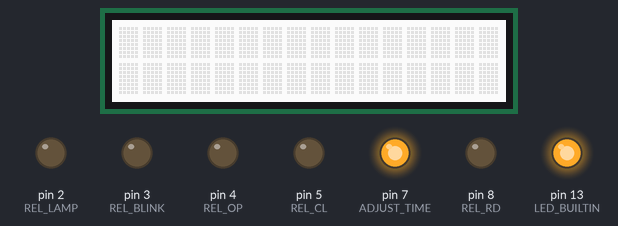
Bench run of a sketch on a simulated Arduino Uno, built with avr-gcc and run on an emulated ATmega328P. Shown: 16×2 character LCD, output pins drawn as LEDs (lit = HIGH). The local clock reads 2024-03-15 10:24:30 at power-on unless the sketch sets it; pins used as bus, display or sensor lines are not drawn.

Above: at 0.1 s.
At 0.7 s:
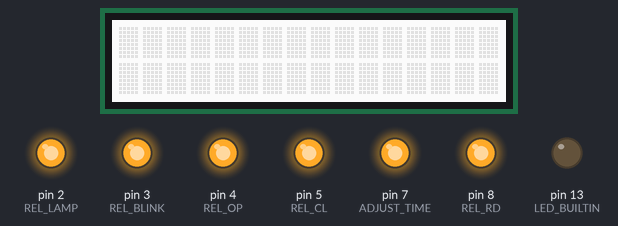
Timing chart, 0 to 2.2 s (numbered marks = the images above):
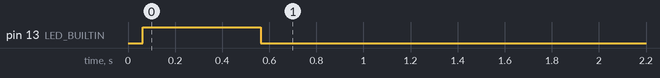

The sketch:

chicken_rtc_test.ino
```cpp
/*
  Consolidated "Smart Door" Sketch with RTC Stuck Check
  -----------------------------------------------------
  - Polls RTC and sensors once per minute (blocking)
  - Median filter on temperature
  - Zero-padded time for RTC
  - Sunrise/sunset daily update
  - Two Serial lines per cycle:
       1) Sensor values
       2) RTC time, sunrise, sunset
  - Checks if RTC time has not advanced => attempt re-init + forced reset
*/

#include <Wire.h>
#include <RTClib.h>
#include <rgb_lcd.h>
#include <math.h>
#include <stdio.h>
// ---------------------------------------------------------------------------
// Pin Definitions
// ---------------------------------------------------------------------------
RTC_DS3231 rtc;   // SDA (A4), SCL (A5)
rgb_lcd lcd;       // same lines as RTC (I2C bus)

#define REL_LAMP    2   // Relay for heating lamp
#define REL_BLINK   3   // Relay for blinking light
#define REL_OP      4   // Relay to open the door
#define REL_CL      5   // Relay to close the door
#define CL_SENS     6   // Closed-limit switch
#define ADJUST_TIME 7   // Pin used to adjust time
#define REL_RD      8   // Relay for radio or motion sensor light
#define OP_SENS     9   // Open-limit switch
#define RESET_PIN   12  // If pulled LOW => hardware reset (wired to Arduino RST)

#define TEMP_SENS   A1  // Temperature sensor analog pin
#define LIGHT_SENS  A2  // Light sensor analog pin

// ---------------------------------------------------------------------------
// Operational Parameters
// ---------------------------------------------------------------------------
#define test_mode   0   // If >0, some debug / test behavior
#define sens        1   // Hysteresis threshold for sensors (unused here)
#define criticalT   4   // Temp in °C below which lamp is turned on
#define DAWN        80  // Light sensor threshold for dawn
#define DAY         600 // Light threshold for day
#define buff        90 // Buffer (minutes) around sunrise/sunset

// Relay logic
#define inv_rel     1   // If 1, relay ON = LOW, OFF = HIGH
#define T_MOT       20  // Time for motor to fully open/close (seconds)
#define second_1    1000// 1 second in ms
#define RPT         5 // the repetition for dawn


// Sunrise/sunset location/timezone
double lat = 47.3739;
double lon = 8.5451;
int    tz  = 2;       // base timezone offset
int    spring = 86;   // DOY for daylight saving start
int    fall   = 304;  // DOY for daylight saving end

// Sunrise/sunset (minutes from midnight)
int srise = 0;
int sset  = 0;

// Additional
int lampState    = 0;   // 0 = off, 1 = on
int v_on, v_off;        // Relay signals for ON/OFF
int day_ct       = 0;   // times we have read 'day' in a row
int count        = 0;   // how many times we see “dawn”
float t;
int limitReached = -1;

// We'll keep final computed temp & light globally
int currentLightVal = 0;

// day-part enum
enum timeofday { night_, dawn_, day_, sundown_, dusk_, between_states_ };
timeofday currentState = between_states_;

// For daily sunrise/sunset updates
int lastCalculatedDay = -1; // store the day-of-year last updated

// ---------------------------------------------------------------------------
// For "RTC stuck" detection
// ---------------------------------------------------------------------------
uint32_t lastValidUnix = 0; // store last successful unixtime

// for serial command handling
#define MAX_COMMAND_LENGTH 10
// for serial command handling
#define MAX_COMMAND_LENGTH 10
char inputBuffer[MAX_COMMAND_LENGTH];
int inputPos = 0;

// ---------------------------------------------------------------------------
// Utility: Return the day of year
// ---------------------------------------------------------------------------
int check_date(DateTime now) {
  int day_t = now.day();
  int feb = 28;
  int year = now.year();

  // leap year check
  if ((year % 4 == 0 && year % 100 != 0) || (year % 400 == 0)) {
    feb = 29;
  }

  switch (now.month()) {
    case 1:  break;
    case 2:  day_t += 31;                break;
    case 3:  day_t += 31 + feb;          break;
    case 4:  day_t += 31 + feb + 31;     break;
    case 5:  day_t += 31 + feb + 31 + 30; break;
    case 6:  day_t += 31 + feb + 31 + 30 + 31; break;
    case 7:  day_t += 31 + feb + 31 + 30 + 31 + 30; break;
    case 8:  day_t += 31 + feb + 31 + 30 + 31 + 30 + 31; break;
    case 9:  day_t += 31 + feb + 31 + 30 + 31 + 30 + 31 + 31; break;
    case 10: day_t += 31 + feb + 31 + 30 + 31 + 30 + 31 + 31 + 30; break;
    case 11: day_t += 31 + feb + 31 + 30 + 31 + 30 + 31 + 31 + 30 + 31; break;
    case 12: day_t += 31 + feb + 31 + 30 + 31 + 30 + 31 + 31 + 30 + 31 + 30; break;
  }
  return day_t;
}

// ---------------------------------------------------------------------------
// Sunrise/Sunset Calculation
// ---------------------------------------------------------------------------
void sun_time(double LAT, double LON, int &TZ, DateTime now) {
  int day_y = now.unixtime() / 86400L;  // days since 1970
  int day_t = check_date(now);          // day of year

  // Adjust for daylight saving if outside [spring..fall]
  int localTZ = TZ;
  if (day_t < spring || day_t > fall) {
    localTZ = TZ - 1;
  }

  double j_day = double(day_y) + 25569.0 + 2415018.5
                 + (now.hour() / 24.0 + now.minute() / 1440.0)
                 - double(localTZ) / 24.0;
  double j_cen = (j_day - 2451545) / 36525.0;
  double moe = 23 + (26 + ((21.448 - j_cen * (46.815 + j_cen * (0.00059 -
                    j_cen * 0.001813)))) / 60.0) / 60.0;

  double gmas = 357.52911 + j_cen * (35999.05029 - (0.0001537 * j_cen));

  auto rads = [](double x){ return x * 3.14159265358979 / 180.0; };
  auto degs = [](double x){ return x * 180.0 / 3.14159265358979; };

  double sec = sin(rads(gmas)) * (1.914602 - j_cen*(0.004817 + 0.000014*j_cen))
               + sin(rads(2*gmas))*(0.019993 - 0.000101*j_cen)
               + sin(rads(3*gmas))*0.000289;
  double gml = fmod(280.46646 + j_cen*(36000.76983 + 0.0003032*j_cen), 360.0);
  double stl = gml + sec;
  double oc  = moe + 0.00256*cos(rads(125.04 - 1934.136*j_cen));
  double sal = stl - 0.00569 - 0.00478*sin(rads(125.04 - 1934.136*j_cen));
  double sd  = degs(asin(sin(rads(oc)) * sin(rads(sal))));
  double eeo = 0.016708634 - j_cen*(0.000042037 + 0.0000001267*j_cen);
  double y   = tan(rads(oc/2.0))*tan(rads(oc/2.0));
  double eqtime = 4.0 * degs(y*sin(2.0*rads(gml))
                   - 2.0*eeo*sin(rads(gmas))
                   + 4.0*eeo*y*sin(rads(gmas))*cos(2.0*rads(gml))
                   - 0.5*y*y*sin(4.0*rads(gml))
                   - 1.25*eeo*eeo*sin(2.0*rads(gmas)));

  int noon = int(720 - 4*LON - eqtime + localTZ*60);
  double ha = degs(acos(cos(rads(90.833)) / (cos(rads(LAT)) * cos(rads(sd)))
                  - tan(rads(LAT))*tan(rads(sd))));
  srise = noon - (int)(ha*4);
  sset  = noon + (int)(ha*4);
}

// Read Light (simple averaging)
// ---------------------------------------------------------------------------
int readLightSensor(int samples, int delayMs) {
  long sum = 0;
  for (int i = 0; i < samples; i++) {
    sum += analogRead(LIGHT_SENS);
    delay(delayMs);
  }
  return sum / samples;
}

// ---------------------------------------------------------------------------
// Turn Lamp On/Off
// ---------------------------------------------------------------------------
void TempLamp() {
  if (t <= criticalT) {
    digitalWrite(REL_LAMP, v_on);
    lampState = 1;
  } else {
    digitalWrite(REL_LAMP, v_off);
    lampState = 0;
  }
}

// ---------------------------------------------------------------------------
// Door Control
// ---------------------------------------------------------------------------
void Door(const char* state){
  int SENS, REL, LIM;
  int consRead = 0;
  int FREE = 0;
  int END = 1;
  if (state=="close") {
    SENS = CL_SENS;
    REL  = REL_CL;
    LIM = 0;
  }
  else if (state=="open"){
    SENS = OP_SENS;
    REL  = REL_OP;
    LIM = 1;
  }
  digitalWrite(REL, v_on);
    while (true) {
      digitalWrite(REL, v_on);
      delay(50);
      if (digitalRead(SENS) == END){
        consRead++;
      }else{
	consRead = 0;
      }
      if (consRead >= 3){
	limitReached = LIM;
	break;
	}
    }
  digitalWrite(REL, v_off);
}

// ---------------------------------------------------------------------------
// Return door state: 0 = closed, 1 = open, -1 = unknown
// ---------------------------------------------------------------------------
int doorState() {
  if (limitReached == 0) {
    return 0; // closed
  }
  else if (limitReached == 1) {
    return 1; // open
  }
  return -1;  // partial or error
}

// ---------------------------------------------------------------------------
// Determine time of day
// ---------------------------------------------------------------------------
enum timeofday checktime(DateTime now) {
  int tm_mins = now.hour()*60 + now.minute();

  if ((tm_mins > (sset + (buff))) || (tm_mins < (srise - buff))) {
    day_ct = 0;
    count = 0;
    return night_;
  }
  else if (tm_mins >= (srise - buff) && tm_mins <= (srise + buff)) {
    if (currentLightVal > DAWN) {
      if (count < RPT) {
        count ++;
      }
      day_ct = 0;
      return dawn_;
    } else {
      count = 0;
      day_ct = 0;
      return night_;
    }
  }
  else if (tm_mins > (srise + buff) && tm_mins < (sset - buff)) {
    day_ct++;
    count = 0;
    return day_;
  }
  else if (tm_mins >= (sset - buff)) {
    if (currentLightVal > DAWN) {
      day_ct = 0;
      return sundown_;
    } else {
      if (limitReached == 1) {
        day_ct = 0;
        return dusk_;
      } else {
        day_ct = 0;
        return night_;
      }
    }
  }
  return between_states_;
}

// ---------------------------------------------------------------------------
// Blink the built-in LED
// ---------------------------------------------------------------------------
void ledBlink(int onMs, int offMs) {
  digitalWrite(LED_BUILTIN, HIGH);
  delay(onMs);
  digitalWrite(LED_BUILTIN, LOW);
  delay(offMs);
}

// ---------------------------------------------------------------------------
// Night blink on external relay
// ---------------------------------------------------------------------------
void nightBlink(int durationSec) {
  digitalWrite(REL_BLINK, v_on);
  delay(durationSec * 1000UL);
  digitalWrite(REL_BLINK, v_off);
}

// ---------------------------------------------------------------------------
// Print sensor values on one line, and time info on the next line
// Also displays time info on the LCD
// ---------------------------------------------------------------------------
void printTimes(DateTime now) {
  int door_status = doorState();
  // --- LCD update (2 lines) ---
  lcd.setRGB(0, 255, 0);
  lcd.clear();
  lcd.setCursor(0, 0);

  // Buffers for LCD lines
  char buffTop[16];
  char buffBot[16];

  // Zero-padded HH:MM
  snprintf(buffTop, sizeof(buffTop),
           "%02d:%02d L%03dD%dT%02d",
           now.hour(), now.minute(), currentLightVal, door_status, t);

  snprintf(buffBot, sizeof(buffBot),
           "SR%02d:%02dSD%02d:%02d",
           srise/60, srise%60, sset/60, sset%60);

  // Show on LCD
  lcd.print(buffTop);
  lcd.setCursor(0,1);
  lcd.print(buffBot);

  // --- SERIAL OUTPUT: 2 lines ---
  // 1) Sensor line
  Serial.print("Temp=");
  Serial.print(t);     // e.g. 22
  Serial.print("C, Light=");
  Serial.print(currentLightVal); // e.g. 300
  Serial.print(", Door=");
  Serial.print(door_status);     // e.g. 1 or 0
  Serial.print(", Lamp=");
  Serial.println(!digitalRead(REL_LAMP));     // e.g. 1 or 0, normally lampState but bypassed currently
  delay(10);

  // 2) Time line
  char timeStr[6];
  char srStr[6];
  char ssStr[6];
  snprintf(timeStr, sizeof(timeStr), "%02d:%02d", now.hour(), now.minute());
  snprintf(srStr,   sizeof(srStr),   "%02d:%02d", srise/60, srise%60);
  snprintf(ssStr,   sizeof(ssStr),   "%02d:%02d", sset/60,  sset%60);

  Serial.print("Time=");
  Serial.print(timeStr);
  Serial.print(", Sunrise=");
  Serial.print(srStr);
  Serial.print(", Sunset=");
  Serial.println(ssStr);

  // Optional short delay to ensure data fully transmits
  delay(10);
}

// ---------------------------------------------------------------------------
// Recompute sunrise/sunset once a day at midnight
// ---------------------------------------------------------------------------
void dailySunTimeUpdate(DateTime now) {
  int hour   = now.hour();
  int minute = now.minute();
  int dayOfYear = check_date(now);

  if (hour == 0 && minute == 0 && (dayOfYear != lastCalculatedDay)) {
    sun_time(lat, lon, tz, now);
    lastCalculatedDay = dayOfYear;
    Serial.println(F("Sunrise/Sunset updated for new day."));
  }
}

// ---------------------------------------------------------------------------
// Check if RTC got stuck: compare new unixtime to the last one
// If stuck => re-init I2C + forcibly reset
// ---------------------------------------------------------------------------
void checkRTCStuck(uint32_t newUnix) {
  if (newUnix == lastValidUnix) {
    Serial.println(F("WARNING: RTC time not advancing! Attempting re-init and forced reset..."));

    // Re-init I2C / RTC
    Wire.end();
    Wire.begin();
    rtc.begin();

    // Force a hardware reset:
    digitalWrite(RESET_PIN, LOW);
    // The code won't return from here on many boards, as it triggers a reset
  } else {
    lastValidUnix = newUnix;
  }
}

void handleSerialCommands() {
  while (Serial.available()) {
    char inChar = (char)Serial.read();

    if (inChar == '\n' || inChar == '\r') {
      if (inputPos > 0) {
        inputBuffer[inputPos] = '\0';

	if (strcmp(inputBuffer,"open") == 0) {
	  Serial.println(F("Manual Command Received: Open Door"));
	  Door("open");
	}
	else if (strcmp(inputBuffer, "close") == 0) {
	  Serial.println(F("Manual Command received: Close Door"));
	  Door("close");
	}
	else {
	  Serial.print(F("Unknown Command: "));
	  Serial.println(inputBuffer);
	}
	inputPos = 0;
      }
    }
    else {
      if (inputPos < (MAX_COMMAND_LENGTH - 1)) {
        inputBuffer[inputPos++] = inChar;
      }
    }
  }
}

// ---------------------------------------------------------------------------
// Setup
// ---------------------------------------------------------------------------
void setup() {
  Serial.begin(115200);

  pinMode(LED_BUILTIN, OUTPUT);

  pinMode(RESET_PIN, OUTPUT);
  digitalWrite(RESET_PIN, HIGH); // keep it high (no daily reset)

  pinMode(ADJUST_TIME, OUTPUT);
  digitalWrite(ADJUST_TIME, HIGH);

  lcd.begin(16,2);
  // Initialize RTC + I2C
  Wire.begin();
  if (!rtc.begin()) {
    while(true) {
      ledBlink(50, 50); // error blink
    }
  }
  if (!rtc.lostPower()) {
    // If desired, set the RTC:
    ledBlink(500, 100);
  }
  //rtc.adjust(DateTime(F(__DATE__),F(__TIME__)));
  rtc.clearAlarm(1);
  rtc.clearAlarm(2);
  rtc.disableAlarm(1);
  rtc.disableAlarm(2);
  rtc.writeSqwPinMode(DS3231_OFF);


  // Relay pinModes
  pinMode(REL_OP,    OUTPUT);
  pinMode(REL_CL,    OUTPUT);
  pinMode(REL_RD,    OUTPUT);
  pinMode(REL_LAMP,  OUTPUT);
  pinMode(REL_BLINK, OUTPUT);

  pinMode(CL_SENS,   INPUT_PULLUP);
  pinMode(OP_SENS,   INPUT_PULLUP);

  if (inv_rel == 1) {
    v_on  = LOW;
    v_off = HIGH;
  } else {
    v_on  = HIGH;
    v_off = LOW;
  }

  // Set all relays off
  digitalWrite(REL_OP,    v_off);
  digitalWrite(REL_CL,    v_off);
  digitalWrite(REL_LAMP,  v_off);
  digitalWrite(REL_RD,    v_off);
  digitalWrite(REL_BLINK, v_off);

  // Initial sunrise/sunset
  DateTime initNow = rtc.now();
  sun_time(lat, lon, tz, initNow);
  lastCalculatedDay = check_date(initNow);


  // Store the initial valid time
  lastValidUnix = initNow.unixtime();
  delay(2000);
}

// ---------------------------------------------------------------------------
// Main Loop: Once-per-minute blocking approach
// ---------------------------------------------------------------------------
void loop() {

  delay(100);// 1) read current time
  for (int i; i < 20; i++)  {
    //digitalWrite(REL_OP,v_on);
    delay(500);
  }
  delay(10000);
  }
```
